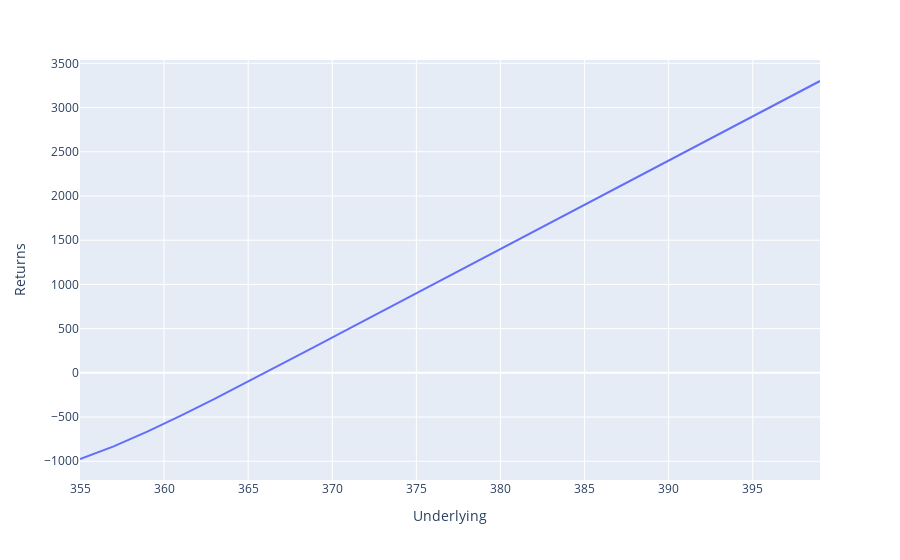

The notebook cell saved with this chart:
### Code cell
px.line(track, x="Underlying", y="Returns")

### Figure 1 — Plotly figure (JSON) as saved in the notebook; plotly's stock layout.template omitted (floating-point values rounded to 4 significant figures)
{"data": [{"hovertemplate": "Underlying=%{x}<br>Returns=%{y}<extra></extra>", "legendgroup": "", "line": {"color": "#636efa", "dash": "solid"}, "mode": "lines", "name": "", "orientation": "v", "showlegend": false, "type": "scatter", "x": [355, 357, 359, 361, 363, 365, 367, 369, 371, 373, 375, 377, 379, 381, 383, 385, 387, 389, 391, 393, 395, 397, 399], "xaxis": "x", "y": [-974.1, -830.9, -665.4, -484.2, -293.5, -97.49, 100.9, 300.4, 500.2, 700.2, 900.2, 1100.0, 1300.0, 1500.0, 1700.0, 1900.0, 2100.0, 2300.0, 2500.0, 2700.0, 2900.0, 3100.0, 3300.0], "yaxis": "y"}], "layout": {"legend": {"tracegroupgap": 0}, "margin": {"t": 60}, "xaxis": {"anchor": "y", "domain": [0, 1], "title": {"text": "Underlying"}}, "yaxis": {"anchor": "x", "domain": [0, 1], "title": {"text": "Returns"}}}}
